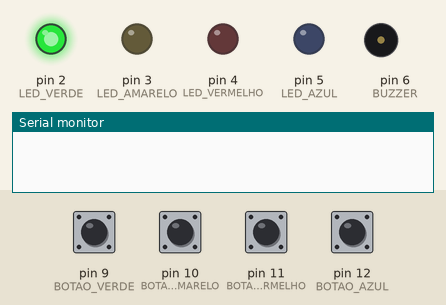
The sketch below on a simulated Arduino Uno, built with avr-gcc and run on an emulated ATmega328P. Shown: output pins drawn as LEDs (lit = HIGH), buzzer (waves = sounding), the last lines printed to the serial monitor. Dashed ring = blinking. Inputs (shaded band) come from the test bench; at power-on: pin 9 (BOTAO_VERDE), pin 10 (BOTAO_AMARELO), pin 11 (BOTAO_VERMELHO), pin 12 (BOTAO_AZUL) HIGH. Random numbers use the default seed unless the sketch sets one.

Above: at 2.0 s.
At 4.2 s:
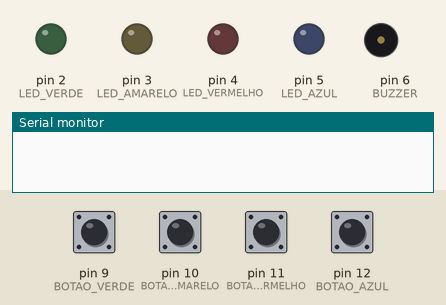
4.3 s: pin 10 (BOTAO_AMARELO) pulled LOW for 0.15 s
At 4.52 s:
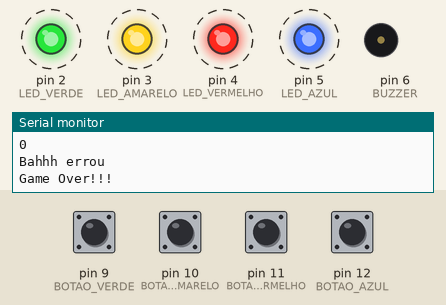
Timing chart, 0 to 13.3 s (numbered marks = the images above; inputs shaded):
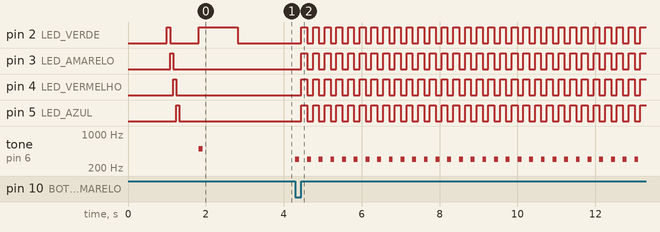

Measured:
- after the input at 4.3 s, pin 2 (LED_VERDE), pin 3 (LED_AMARELO), pin 4 (LED_VERMELHO), pin 5 (LED_AZUL): alternates HIGH for 0.15 s and LOW for 0.15 s, starting after 0.15 s; tone on pin 6 (BUZZER): alternates 300 Hz for 0.10 s and silent for 0.20 s, starting at once

The sketch:

genius.ino
```cpp
#define LED_VERDE 2
#define LED_AMARELO 3
#define LED_VERMELHO 4
#define LED_AZUL 5

#define BOTAO_VERDE 9
#define BOTAO_AMARELO 10
#define BOTAO_VERMELHO 11
#define BOTAO_AZUL 12

#define BUZZER 6

#define UM_SEGUNDO 1000
#define MEIO_SEGUNDO 500
#define TAM_SEQ 4
#define N_LEDS 4
#define NADA -1

enum Estados {
  PRONTO_PROX_RODADA,
  USUARIO_RESPONDENDO,
  JOGO_FINALIZADO_SUCESSO,
  JOGO_FINALIZADO_FALHA
};

int sequencia[TAM_SEQ];
int toque[N_LEDS] = {500, 600, 700, 800};
int botoes[TAM_SEQ];
int flag_botao[TAM_SEQ] = {0, 0, 0, 0};
int rodada;
int ans;

void setup() {
  // put your setup code here, to run once:
  Serial.begin(9600);
  iniciaPortas();
  iniciaJogo();
  rodada = 0;
  ans = 0;
}

void iniciaJogo(){
  int jogo = analogRead(0);
  randomSeed(jogo);
  for (int i = 0 ; i < TAM_SEQ ; i++) {
    sequencia[i]= sorteiaCor();
  }

  botoes[0] = BOTAO_VERDE;
  botoes[1] = BOTAO_AMARELO;
  botoes[2] = BOTAO_VERMELHO;
  botoes[3] = BOTAO_AZUL;
}

int sorteiaCor() {
  return random(LED_VERDE,LED_AZUL+1);
}


void loop() {
  switch(getEstadoAtual()) {
    case PRONTO_PROX_RODADA:
      //Serial.println("PRONTO_PROX_RODADA");
      cortinaLed();
      delay(MEIO_SEGUNDO);
      preparaNovaRodada();
      break;
    case USUARIO_RESPONDENDO:
      //Serial.println("USUARIO_RESPONDENDO");
      processaRespostas();
      break;
    case JOGO_FINALIZADO_SUCESSO:
      Serial.println("JOGO_FINALIZADO_SUCESSO");
      piscaTudo();
      break;
    case JOGO_FINALIZADO_FALHA:
      Serial.println("Game Over!!!");
      tocaSom(300);
      piscaSequenciaGameOver();
      break;

  }
  //delay(MEIO_SEGUNDO);
  //mapearBotaoNoLed();
}

int getEstadoAtual() {
  if(getRodada() <=  TAM_SEQ) {
    if(ans == rodada) {
      delay(1000);
      return PRONTO_PROX_RODADA;
    } else {
      return USUARIO_RESPONDENDO;
    }
  } else if(rodada == TAM_SEQ + 1) {
    return JOGO_FINALIZADO_SUCESSO;
  } else {
    return JOGO_FINALIZADO_FALHA;
  }
}

int getRodada() {
  return rodada;
}

void preparaNovaRodada() {
  rodada++;
  ans = 0;
  if(rodada <= TAM_SEQ) {
   executaStage();
  }
}

void processaRespostas() {
  int res = checaRespostaJogador();
  int seq_normalizada = sequencia[ans] - 2;

  if(res == seq_normalizada) {
    digitalWrite(sequencia[ans], HIGH);
    delay(500);
    digitalWrite(sequencia[ans], LOW);
    ans++;
    zera_flag();
  } else if(res != NADA && !flag_botao[res]) {
    flag_botao[res] = 1;
    Serial.println(res);
    Serial.println(seq_normalizada);
    Serial.println("Bahhh errou");
    rodada = TAM_SEQ + 2;
  }
}

void zera_flag() {
  for(int i = 0 ; i < TAM_SEQ ; i++) {
   flag_botao[i] = 0;
  }
}

void executaStage() {
  for( int i = 0 ; i < getRodada() ; i++ ) {
    piscaLed(sequencia[i]);
  }
}


int checaRespostaJogador() {
  for( int i = 0 ; i < TAM_SEQ ; i++ ) {
    if(!digitalRead(botoes[i])) {
      return i;
    }
  }
  return NADA;
}

void mapearBotaoNoLed() {
  for( int i = 0 ; i < TAM_SEQ ; i++ ) {
     if(!digitalRead(botoes[i])) {
      digitalWrite(sequencia[i], HIGH);
      if(!flag_botao[i]) {
        Serial.println(sequencia[i]);
        flag_botao[i] = 1;
      }
    } else {
      flag_botao[i] = 0;
      digitalWrite(sequencia[i], LOW);
    }
  }
}

void iniciaPortas() {
  pinMode(LED_VERDE, OUTPUT);
  pinMode(BOTAO_VERDE, INPUT_PULLUP);
  pinMode(LED_AMARELO, OUTPUT);
  pinMode(BOTAO_AMARELO, INPUT_PULLUP);
  pinMode(LED_VERMELHO, OUTPUT);
  pinMode(BOTAO_VERMELHO, INPUT_PULLUP);
  pinMode(LED_AZUL, OUTPUT);
  pinMode(BOTAO_AZUL, INPUT_PULLUP);
  pinMode(BUZZER, OUTPUT);
}

void tocaSom(int frequencia) {
  tone(BUZZER, frequencia, 100);
}

void piscaSequencia1() {
  piscaLed(LED_VERDE);
  piscaLed(LED_AMARELO);
  piscaLed(LED_VERMELHO);
  piscaLed(LED_AZUL);
}

void piscaSequenciaGameOver() {
  delay(150);
  digitalWrite(LED_VERDE, HIGH);
  digitalWrite(LED_AMARELO, HIGH);
  digitalWrite(LED_VERMELHO, HIGH);
  digitalWrite(LED_AZUL, HIGH);
  delay(150);
  digitalWrite(LED_VERDE, LOW);
  digitalWrite(LED_AMARELO, LOW);
  digitalWrite(LED_VERMELHO, LOW);
  digitalWrite(LED_AZUL, LOW);
}

void piscaLed(int porta_led) {
  digitalWrite(porta_led, HIGH);
  tocaSom(toque[porta_led-2]);
  delay(UM_SEGUNDO); //delays são em ms
  digitalWrite(porta_led, LOW);
  delay(MEIO_SEGUNDO); //delays são em ms
}

void cortinaLed() {
  mudaSeco(LED_VERDE);
  mudaSeco(LED_AMARELO);
  mudaSeco(LED_VERMELHO);
  mudaSeco(LED_AZUL);
}


void mudaSeco(int porta_led) {
  digitalWrite(porta_led, HIGH);
  delay(80); //delays são em ms
  digitalWrite(porta_led, LOW);
}

void piscaTudo() {
  delay(UM_SEGUNDO);
  digitalWrite(LED_VERDE, HIGH);
  digitalWrite(LED_AMARELO, HIGH);
  digitalWrite(LED_VERMELHO, HIGH);
  digitalWrite(LED_AZUL, HIGH);
  delay(UM_SEGUNDO);
  digitalWrite(LED_VERDE, LOW);
  digitalWrite(LED_AMARELO, LOW);
  digitalWrite(LED_VERMELHO, LOW);
  digitalWrite(LED_AZUL, LOW);
}
```
